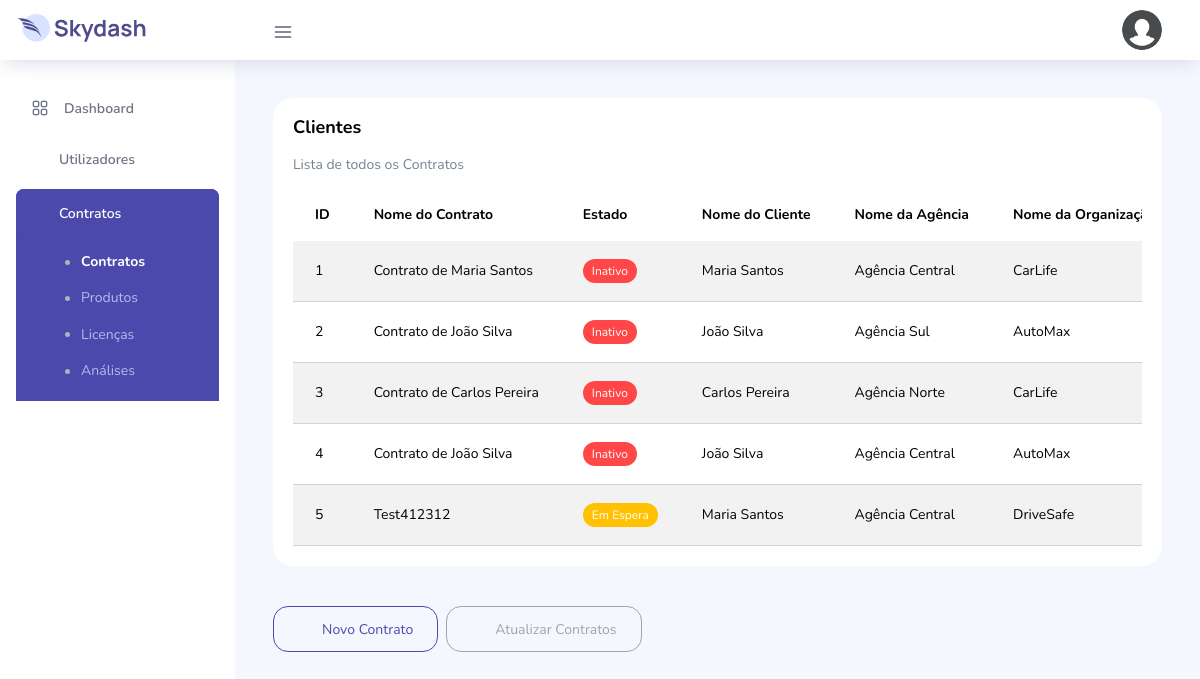
The page /src/pages/tables/contracts-table.php (signed in) on the database its author committed.
### tables this page shows
CREATE TABLE `contrato` (
  `idContrato` int(11) NOT NULL,
  `nomeContrato` varchar(45) DEFAULT NULL,
  `estadoContrato` varchar(45) DEFAULT NULL,
  `idOrganizacao` int(11) NOT NULL,
  `idAgencia` int(11) NOT NULL,
  `idCliente` int(11) NOT NULL
);

CREATE TABLE `cliente` (
  `idCliente` int(11) NOT NULL,
  `nomeCliente` varchar(45) NOT NULL,
  `idAgencia` int(11) DEFAULT NULL,
  `idTipoCliente` int(11) DEFAULT NULL,
  `idContacto` int(11) DEFAULT NULL,
  `idUtilizador` int(11) DEFAULT NULL
);

CREATE TABLE `agencia` (
  `idAgencia` int(11) NOT NULL,
  `nomeAgencia` varchar(45) NOT NULL,
  `idContacto` int(11) DEFAULT NULL,
  `idUtilizador` int(11) DEFAULT NULL
);

CREATE TABLE `organizacao` (
  `idOrganizacao` int(11) NOT NULL,
  `nomeOrganizacao` varchar(45) NOT NULL,
  `idAgencia` int(11) NOT NULL,
  `idContacto` int(11) NOT NULL,
  `idUtilizador` int(11) DEFAULT NULL
);

### src/pages/tables/contracts-table.php (the view, shortened to what this page needs)
<?php
require '../pdo/connection.php';
$stmtContratos = $pdo->prepare("
    SELECT
        ct.idContrato,
        ct.nomeContrato,
        ct.estadoContrato,
        c.nomeCliente,
        a.nomeAgencia,
        o.nomeOrganizacao
    FROM
        Contrato ct
    LEFT JOIN Cliente c ON ct.idCliente = c.idCliente
    LEFT JOIN Agencia a ON ct.idAgencia = a.idAgencia
    LEFT JOIN Organizacao o ON ct.idOrganizacao = o.idOrganizacao
    ORDER BY ct.idContrato
");
$stmtContratos->execute();
$contratos = $stmtContratos->fetchAll(PDO::FETCH_ASSOC);
?>
<!DOCTYPE html>
<html lang="en">
  <head>
    <link rel="stylesheet" href="../../assets/vendors/feather/feather.css">
    <link rel="stylesheet" href="../../assets/vendors/ti-icons/css/themify-icons.css">
    <link rel="stylesheet" href="../../assets/vendors/css/vendor.bundle.base.css">
    <link rel="stylesheet" href="../../assets/vendors/font-awesome/css/font-awesome.min.css">
    <link rel="stylesheet" href="../../assets/vendors/mdi/css/materialdesignicons.min.css">
    <link rel="stylesheet" href="../../assets/css/style.css">
  </head>
  <body>
    <div class="container-scroller">
      <?php require('../ui/navbar.php'); ?>
      <div class="container-fluid page-body-wrapper">
        <?php require('../ui/navsidebar.php'); ?>
        <div class="main-panel">
          <div class="content-wrapper">
            <div class="row">
              <div class="col-lg-12 grid-margin stretch-card">
                <div class="card">
                  <div class="card-body">
                    <h4 class="card-title">Clientes</h4>
                    <p class="card-description">Lista de todos os Contratos</p>
                    <div class="table-responsive">
                      <table class="table table-striped">
                        <thead>
                          <tr>
                            <th> ID </th>
                            <th> Nome do Contrato </th>
                            <th> Estado </th>
                            <th> Nome do Cliente </th>
                            <th> Nome da Agência </th>
                            <th> Nome da Organização </th>
                          </tr>
                        </thead>
                        <tbody>
                          <?php foreach ($contratos as $contrato): ?>
                            <tr>
                              <td><?php echo htmlspecialchars($contrato['idContrato']); ?></td>
                              <td><?php echo htmlspecialchars($contrato['nomeContrato']); ?></td>
                              <td>
                                <?php if ($contrato['estadoContrato'] === 'active'): ?>
                                  <span class="badge bg-success">Ativo</span>
                                <?php elseif ($contrato['estadoContrato'] === 'pending'): ?>
                                  <span class="badge bg-warning">Em Espera</span>
                                <?php else: ?>
                                  <span class="badge bg-danger">Inativo</span>
                                <?php endif; ?>
                              </td>
                              <td><?php echo htmlspecialchars($contrato['nomeCliente']); ?></td>
                              <td><?php echo htmlspecialchars($contrato['nomeAgencia']); ?></td>
                              <td><?php echo htmlspecialchars($contrato['nomeOrganizacao']); ?></td>
                            </tr>
                          <?php endforeach; ?>
                        </tbody>
                      </table>
                    </div>
                  </div>
                </div>
              </div>
            </div>
            <div class="col-lg-12 grid-margin stretch-card">
                <button type="button" class="btn btn-outline-primary btn-icon-text me-2" onclick="location.href='../forms/add_contract.php';">
                    <i class="ti-plus btn-icon-prepend"></i> Novo Contrato
                </button>
                <button type="button" class="btn btn-outline-secondary btn-icon-text" onclick="location.href='../forms/update_contract.php';">
                    <i class="ti-pencil btn-icon-prepend"></i> Atualizar Contratos
                </button>
            </div>
          </div>
        </div>
      </div>
    </div>
  </body>
</html>

### rows shown on the page
contrato: idContrato "1", nomeContrato "Contrato de Maria Santos", shows "Inativo", idCliente.nomeCliente "Maria Santos", idAgencia.nomeAgencia "Agência Central", idOrganizacao.nomeOrganizacao "CarLife"
contrato: idContrato "2", nomeContrato "Contrato de João Silva", shows "Inativo", idCliente.nomeCliente "João Silva", idAgencia.nomeAgencia "Agência Sul", idOrganizacao.nomeOrganizacao "AutoMax"
contrato: idContrato "3", nomeContrato "Contrato de Carlos Pereira", shows "Inativo", idCliente.nomeCliente "Carlos Pereira", idAgencia.nomeAgencia "Agência Norte", idOrganizacao.nomeOrganizacao "CarLife"
contrato: idContrato "4", nomeContrato "Contrato de João Silva", shows "Inativo", idCliente.nomeCliente "João Silva", idAgencia.nomeAgencia "Agência Central", idOrganizacao.nomeOrganizacao "AutoMax"
contrato: idContrato "5", nomeContrato "Test412312", estadoContrato "Em Espera", idCliente.nomeCliente "Maria Santos", idAgencia.nomeAgencia "Agência Central", idOrganizacao.nomeOrganizacao "DriveSafe"
